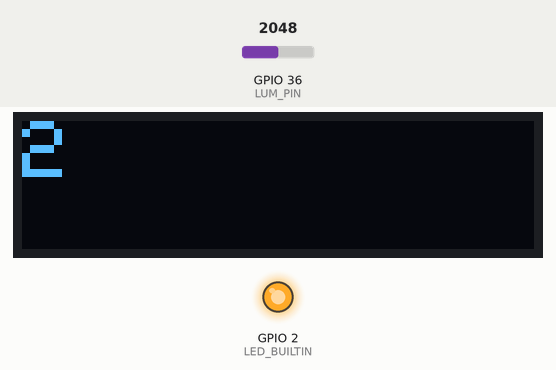
Bench run of a program on a simulated ESP32. Shown: 128×32 one-colour display, output pins drawn as LEDs (lit = HIGH). Dashed ring = blinking. The test bench sets the inputs (shaded band); at power-on: GPIO 36 (LUM_PIN) = 2048. The display library's start-up logo is not drawn; what the program prints to the serial monitor is not drawn.

Above: at 3.2 s.
3.3 s: GPIO 36 (LUM_PIN) set to 2331
At 3.47 s:
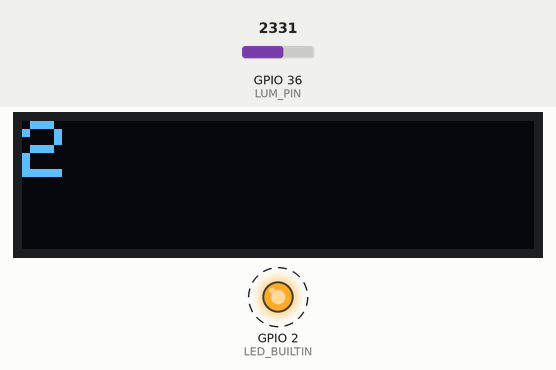
At 4.19 s:
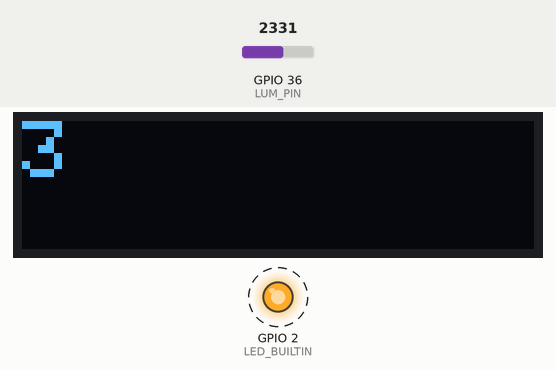
4.8 s: GPIO 36 (LUM_PIN) set to 2429
Timing chart, 0 to 13.8 s (numbered marks = the images above; inputs shaded):
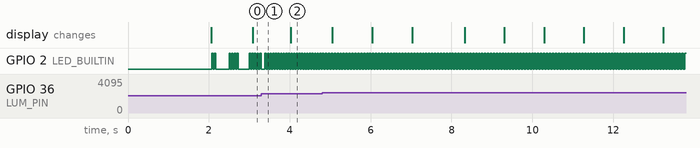

The program:

main.cpp
```cpp
#include <SPI.h>
#include <Wire.h>
#include <Adafruit_GFX.h>
#include <Adafruit_SSD1306.h>


#define SCREEN_WIDTH 128 // OLED display width, in pixels
#define SCREEN_HEIGHT 32 // OLED display height, in pixels

// Declaration for an SSD1306 display connected to I2C (SDA, SCL pins)
// The pins for I2C are defined by the Wire-library.
// On an arduino UNO:       A4(SDA), A5(SCL)
// On an arduino MEGA 2560: 20(SDA), 21(SCL)
// On an arduino LEONARDO:   2(SDA),  3(SCL), ...
#define OLED_RESET     16 // Reset pin
#define SCREEN_ADDRESS 0x3C ///< See datasheet for Address; 0x3D for 128x64, 0x3C for 128x32
Adafruit_SSD1306 display(SCREEN_WIDTH, SCREEN_HEIGHT, &Wire, OLED_RESET);
#define NUMFLAKES     10 // Number of snowflakes in the animation example

#define LOGO_HEIGHT   16
#define LOGO_WIDTH    16

/////////////////////////////////////////////////////////////////////////////////////////////////////////////////
//                                                 Intertache                                                  //
/////////////////////////////////////////////////////////////////////////////////////////////////////////////////

#define MAX_WAIT_FOR_TIMER 2

unsigned int waitFor(int timer, unsigned long period){
  static unsigned long waitForTimer[MAX_WAIT_FOR_TIMER];  // il y a autant de timers que de tâches périodiques
  unsigned long newTime = micros() / period;              // numéro de la période modulo 2^32
  int delta = newTime - waitForTimer[timer];              // delta entre la période courante et celle enregistrée
  if ( delta < 0 ) delta = 1 + newTime;                   // en cas de dépassement du nombre de périodes possibles sur 2^32
  if ( delta ) waitForTimer[timer] = newTime;             // enregistrement du nouveau numéro de période
  return delta;
}

#define LUM_PIN 36

enum {EMPTY, FULL};

struct mailbox_s {
  int state;
  int val;
};

struct mailbox_s mb0 = {.state = EMPTY};
struct mailbox_s mb1 = {.state = EMPTY};


struct Lum {
  int timer;
  unsigned long period;
  int pin;
};

void setup_lum(struct Lum* lum, int pin, int timer, unsigned long period){
  lum->pin = pin;
  lum->timer = timer;
  lum->period = period;
  pinMode(pin, INPUT);
}

void loop_lum(struct Lum* lum, struct mailbox_s * mb, struct mailbox_s * mb1) {
  if (!(waitFor(lum->timer,lum->period))) return;
  if (mb->state != EMPTY) return; // attend que la mailbox soit vide
  mb->val = analogRead(lum->pin);
  mb->state = FULL;
  mb1->val = mb->val;
  mb1->state = FULL;

}

void setup_serie() {
  Serial.begin(9600);
}

void loop_serie(struct mailbox_s* mb){
  int a;
  if (mb->state != FULL) return; // attend que la mailbox soit pleine
  Serial.print("luminisosite : ");
  a = map(mb->val, 0, 4095, 100, 0);
  //Serial.print(a);
  //Serial.println("%");
  mb->state = EMPTY;
}

struct Led_s {
  int timer;                                              // numéro du timer pour cette tâche utilisé par WaitFor
  unsigned long period;                                   // periode de clignotement
  int pin;                                                // numéro de la broche sur laquelle est la LED
  int etat;                                               // etat interne de la led
};

void setup_Led( struct Led_s * ctx, int timer, unsigned long period, byte pin) {
  ctx->timer = timer;
  ctx->period = period;
  ctx->pin = pin;
  ctx->etat = 0;
  pinMode(pin,OUTPUT);
  digitalWrite(pin, ctx->etat);
}

void loop_Led( struct Led_s * ctx, struct mailbox_s* mb) {
  /*if (!waitFor(ctx->timer, ctx->period)) return;          // sort s'il y a moins d'une période écoulée
  digitalWrite(ctx->pin,ctx->etat);                       // ecriture
  ctx->etat = 1 - ctx->etat;                              // changement d'état
  if (mb->state != FULL) return; // attend que la mailbox soit pleine
  ctx->period = map(mb->val, 0, 4095, 100000, 1000000);
  Serial.print("debug : ");
  Serial.println(ctx->period);
  mb->state = EMPTY;*/

  if(waitFor(ctx->timer, ctx->period)) {
      digitalWrite(ctx->pin,ctx->etat);                       // ecriture
      ctx->etat = 1 - ctx->etat;                              // changement d'état
  }

  if(mb->state == FULL) {
    ctx->period = map(mb->val, 0, 4095, 100000, 1000000);
    Serial.print("debug : ");
    Serial.println(ctx->period);
    mb->state = EMPTY;
  }
}


struct Lum lum;
struct Led_s led;

//Fin Intertache

/////////////////////////////////////////////////////////////////////////////////////////////////////////////////
//                                               OLED                                                          //
/////////////////////////////////////////////////////////////////////////////////////////////////////////////////

struct oled
{
  int timer;
  unsigned long period;
  int cpt;
};

void setup_oled(struct oled* ctx, int timer, unsigned long period){

  Wire.begin(4, 15); // pins SDA , SCL

  // SSD1306_SWITCHCAPVCC = generate display voltage from 3.3V internally
  if(!display.begin(SSD1306_SWITCHCAPVCC, SCREEN_ADDRESS)) {
    Serial.println(F("SSD1306 allocation failed"));
    for(;;); // Don't proceed, loop forever
  }

  // Show initial display buffer contents on the screen --
  // the library initializes this with an Adafruit splash screen.
  display.display();
  delay(2000); // Pause for 2 seconds

  // Clear the buffer
  display.clearDisplay();

  ctx->timer = timer;
  ctx->period = period;

  display.setTextSize(2);             // Draw 2X-scale text
  display.setTextColor(SSD1306_WHITE);

}

void loop_oled(struct oled* ctx){
  if (!(waitFor(ctx->timer,ctx->period))) return;
  ctx->cpt++;

  // Clear the buffer
  display.clearDisplay();

  display.setCursor(0,0); // On remet en haut à gauche
  display.print(ctx->cpt); //Affichage du compteur

  //Update screen
  display.display();
}

struct oled oled;

//Fin OLED

void setup() {
  setup_oled(&oled, 1, 1000000);
  setup_lum(&lum, LUM_PIN, 0, 500000);
  setup_serie();
  setup_Led(&led, 0, 100000, LED_BUILTIN);
}

void loop() {
  loop_serie(&mb0);
  loop_lum(&lum, &mb0, &mb1);
  loop_Led(&led, &mb1);
  loop_oled(&oled);
}
```

Measured:
- by itself, GPIO 2 (LED_BUILTIN): alternates HIGH for 0.04 s and LOW for 0.04 s
